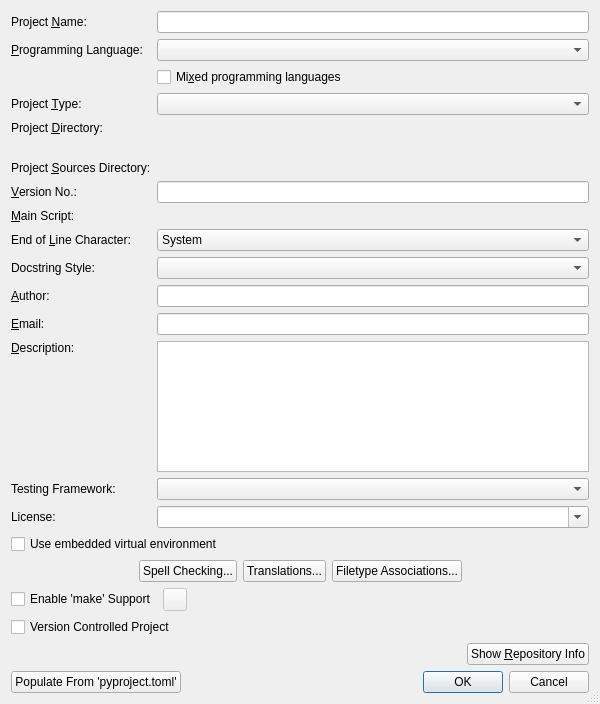
<?xml version="1.0" encoding="UTF-8"?>
<ui version="4.0">
 <class>PropertiesDialog</class>
 <widget class="QDialog" name="PropertiesDialog">
  <property name="geometry">
   <rect>
    <x>0</x>
    <y>0</y>
    <width>600</width>
    <height>704</height>
   </rect>
  </property>
  <property name="maximumSize">
   <size>
    <width>16777215</width>
    <height>16777215</height>
   </size>
  </property>
  <property name="windowTitle">
   <string>Project Properties</string>
  </property>
  <property name="whatsThis">
   <string>&lt;b&gt;Project Properties Dialog&lt;/b&gt;
&lt;p&gt;This dialog is used to show and edit the projects properties.&lt;/p&gt;
&lt;p&gt;If the project is controlled by a version control system, the &quot;Show Repository Info&quot; button displays information about the repository.&lt;/p&gt;</string>
  </property>
  <property name="sizeGripEnabled">
   <bool>true</bool>
  </property>
  <layout class="QVBoxLayout" name="verticalLayout">
   <item>
    <layout class="QFormLayout" name="formLayout">
     <item row="0" column="0">
      <widget class="QLabel" name="nameLabel">
       <property name="text">
        <string>Project &amp;Name:</string>
       </property>
       <property name="buddy">
        <cstring>nameEdit</cstring>
       </property>
      </widget>
     </item>
     <item row="0" column="1">
      <widget class="QLineEdit" name="nameEdit">
       <property name="toolTip">
        <string>Enter the project name</string>
       </property>
       <property name="whatsThis">
        <string>&lt;b&gt;Project Name&lt;/b&gt;
&lt;p&gt;Enter the project name&lt;/p&gt;</string>
       </property>
       <property name="clearButtonEnabled">
        <bool>true</bool>
       </property>
      </widget>
     </item>
     <item row="1" column="0">
      <widget class="QLabel" name="textLabel1">
       <property name="text">
        <string>&amp;Programming Language:</string>
       </property>
       <property name="buddy">
        <cstring>languageComboBox</cstring>
       </property>
      </widget>
     </item>
     <item row="1" column="1">
      <widget class="QComboBox" name="languageComboBox">
       <property name="toolTip">
        <string>Select the project's programming language</string>
       </property>
      </widget>
     </item>
     <item row="2" column="1">
      <widget class="QCheckBox" name="mixedLanguageCheckBox">
       <property name="toolTip">
        <string>Select, if the project uses other programming languages as well</string>
       </property>
       <property name="text">
        <string>Mi&amp;xed programming languages</string>
       </property>
       <property name="shortcut">
        <string>Alt+X</string>
       </property>
      </widget>
     </item>
     <item row="3" column="0">
      <widget class="QLabel" name="textLabel1_2">
       <property name="text">
        <string>Project &amp;Type:</string>
       </property>
       <property name="buddy">
        <cstring>projectTypeComboBox</cstring>
       </property>
      </widget>
     </item>
     <item row="3" column="1">
      <widget class="QComboBox" name="projectTypeComboBox">
       <property name="toolTip">
        <string>Select the type of the project</string>
       </property>
      </widget>
     </item>
     <item row="4" column="0">
      <widget class="QLabel" name="dirLabel">
       <property name="text">
        <string>Project &amp;Directory:</string>
       </property>
       <property name="buddy">
        <cstring>dirPicker</cstring>
       </property>
      </widget>
     </item>
     <item row="4" column="1">
      <widget class="EricPathPicker" name="dirPicker" native="true">
       <property name="sizePolicy">
        <sizepolicy hsizetype="Expanding" vsizetype="Preferred">
         <horstretch>0</horstretch>
         <verstretch>0</verstretch>
        </sizepolicy>
       </property>
       <property name="focusPolicy">
        <enum>Qt::FocusPolicy::StrongFocus</enum>
       </property>
       <property name="toolTip">
        <string>Enter the project directory</string>
       </property>
       <property name="whatsThis">
        <string>&lt;b&gt;Project Directory&lt;/b&gt;
&lt;p&gt;Enter the project directory. You may select it
 with a dialog by pressing the button to the right.&lt;/p&gt;</string>
       </property>
      </widget>
     </item>
     <item row="6" column="0">
      <widget class="QLabel" name="dirLabel_2">
       <property name="text">
        <string>Project &amp;Sources Directory:</string>
       </property>
       <property name="buddy">
        <cstring>dirPicker</cstring>
       </property>
      </widget>
     </item>
     <item row="6" column="1">
      <widget class="EricPathPicker" name="srcDirPicker" native="true">
       <property name="sizePolicy">
        <sizepolicy hsizetype="Expanding" vsizetype="Preferred">
         <horstretch>0</horstretch>
         <verstretch>0</verstretch>
        </sizepolicy>
       </property>
       <property name="focusPolicy">
        <enum>Qt::FocusPolicy::StrongFocus</enum>
       </property>
       <property name="toolTip">
        <string>Enter the project sources subdirectory (leave empty, if sources are directly in the project directory).</string>
       </property>
       <property name="whatsThis">
        <string>&lt;b&gt;Project Directory&lt;/b&gt;
&lt;p&gt;Enter the project directory. You may select it
 with a dialog by pressing the button to the right.&lt;/p&gt;</string>
       </property>
      </widget>
     </item>
     <item row="7" column="0">
      <widget class="QLabel" name="versionLabel">
       <property name="text">
        <string>&amp;Version No.:</string>
       </property>
       <property name="buddy">
        <cstring>versionEdit</cstring>
       </property>
      </widget>
     </item>
     <item row="7" column="1">
      <widget class="QLineEdit" name="versionEdit">
       <property name="toolTip">
        <string>Enter the version number</string>
       </property>
       <property name="whatsThis">
        <string>&lt;b&gt;Version No.&lt;/b&gt;
&lt;p&gt;Enter the version no.&lt;/p&gt;</string>
       </property>
       <property name="clearButtonEnabled">
        <bool>true</bool>
       </property>
      </widget>
     </item>
     <item row="8" column="0">
      <widget class="QLabel" name="mainscriptLabel">
       <property name="text">
        <string>&amp;Main Script:</string>
       </property>
       <property name="buddy">
        <cstring>mainscriptPicker</cstring>
       </property>
      </widget>
     </item>
     <item row="8" column="1">
      <widget class="EricPathPicker" name="mainscriptPicker" native="true">
       <property name="sizePolicy">
        <sizepolicy hsizetype="Expanding" vsizetype="Preferred">
         <horstretch>0</horstretch>
         <verstretch>0</verstretch>
        </sizepolicy>
       </property>
       <property name="focusPolicy">
        <enum>Qt::FocusPolicy::StrongFocus</enum>
       </property>
       <property name="toolTip">
        <string>Enter the main script</string>
       </property>
       <property name="whatsThis">
        <string>&lt;b&gt;Main Script&lt;/b&gt;
&lt;p&gt;Enter the main script of the project. You may select it
 with a dialog by pressing the button to the right.&lt;/p&gt;</string>
       </property>
      </widget>
     </item>
     <item row="9" column="0">
      <widget class="QLabel" name="eolLabel">
       <property name="text">
        <string>End of &amp;Line Character:</string>
       </property>
       <property name="buddy">
        <cstring>eolComboBox</cstring>
       </property>
      </widget>
     </item>
     <item row="9" column="1">
      <widget class="QComboBox" name="eolComboBox">
       <property name="toolTip">
        <string>Select the end of line character to be used by the project</string>
       </property>
       <item>
        <property name="text">
         <string>System</string>
        </property>
       </item>
       <item>
        <property name="text">
         <string>Unix</string>
        </property>
       </item>
       <item>
        <property name="text">
         <string>Macintosh</string>
        </property>
       </item>
       <item>
        <property name="text">
         <string>Windows/DOS</string>
        </property>
       </item>
      </widget>
     </item>
     <item row="10" column="0">
      <widget class="QLabel" name="label">
       <property name="text">
        <string>Docstring Style:</string>
       </property>
      </widget>
     </item>
     <item row="10" column="1">
      <widget class="QComboBox" name="docstringStyleComboBox">
       <property name="toolTip">
        <string>Select the docstring style for the project</string>
       </property>
      </widget>
     </item>
     <item row="11" column="0">
      <widget class="QLabel" name="authorLabel">
       <property name="text">
        <string>&amp;Author:</string>
       </property>
       <property name="buddy">
        <cstring>authorEdit</cstring>
       </property>
      </widget>
     </item>
     <item row="11" column="1">
      <widget class="QLineEdit" name="authorEdit">
       <property name="toolTip">
        <string>Enter author's name</string>
       </property>
       <property name="whatsThis">
        <string>&lt;b&gt;Author&lt;/b&gt;
&lt;p&gt;Enter the name of the author.&lt;/p&gt;</string>
       </property>
       <property name="clearButtonEnabled">
        <bool>true</bool>
       </property>
      </widget>
     </item>
     <item row="12" column="0">
      <widget class="QLabel" name="emailLabel">
       <property name="text">
        <string>&amp;Email:</string>
       </property>
       <property name="buddy">
        <cstring>emailEdit</cstring>
       </property>
      </widget>
     </item>
     <item row="12" column="1">
      <widget class="QLineEdit" name="emailEdit">
       <property name="toolTip">
        <string>Enter author's email</string>
       </property>
       <property name="whatsThis">
        <string>&lt;b&gt;Email&lt;/b&gt;
&lt;p&gt;Enter the email address of the author&lt;/p&gt;</string>
       </property>
       <property name="clearButtonEnabled">
        <bool>true</bool>
       </property>
      </widget>
     </item>
     <item row="13" column="0">
      <widget class="QLabel" name="descriptionLabel">
       <property name="text">
        <string>&amp;Description:</string>
       </property>
       <property name="alignment">
        <set>Qt::AlignmentFlag::AlignTop</set>
       </property>
       <property name="buddy">
        <cstring>descriptionEdit</cstring>
       </property>
      </widget>
     </item>
     <item row="13" column="1">
      <widget class="EricSpellCheckedTextEdit" name="descriptionEdit">
       <property name="toolTip">
        <string>Enter description</string>
       </property>
       <property name="whatsThis">
        <string>&lt;b&gt;Description&lt;/b&gt;
&lt;p&gt;Enter a short description for the project.&lt;/p&gt;</string>
       </property>
       <property name="tabChangesFocus">
        <bool>true</bool>
       </property>
       <property name="acceptRichText">
        <bool>false</bool>
       </property>
      </widget>
     </item>
     <item row="14" column="0">
      <widget class="QLabel" name="label_2">
       <property name="text">
        <string>Testing Framework:</string>
       </property>
      </widget>
     </item>
     <item row="14" column="1">
      <widget class="QComboBox" name="testingFrameworkComboBox">
       <property name="toolTip">
        <string>Select the testing framework used by the project</string>
       </property>
      </widget>
     </item>
     <item row="15" column="0">
      <widget class="QLabel" name="label_3">
       <property name="text">
        <string>License:</string>
       </property>
      </widget>
     </item>
     <item row="15" column="1">
      <widget class="QComboBox" name="licenseComboBox">
       <property name="sizePolicy">
        <sizepolicy hsizetype="Expanding" vsizetype="Fixed">
         <horstretch>0</horstretch>
         <verstretch>0</verstretch>
        </sizepolicy>
       </property>
       <property name="toolTip">
        <string>Enter or select the project license</string>
       </property>
       <property name="editable">
        <bool>true</bool>
       </property>
      </widget>
     </item>
     <item row="5" column="1">
      <widget class="QLabel" name="dirInfoLabel">
       <property name="wordWrap">
        <bool>true</bool>
       </property>
      </widget>
     </item>
    </layout>
   </item>
   <item>
    <widget class="QCheckBox" name="embeddedVenvCheckBox">
     <property name="toolTip">
      <string>Select this to create and use a project embedded virtual environment</string>
     </property>
     <property name="text">
      <string>Use embedded virtual environment</string>
     </property>
    </widget>
   </item>
   <item>
    <layout class="QHBoxLayout" name="horizontalLayout_3">
     <item>
      <spacer name="horizontalSpacer_3">
       <property name="orientation">
        <enum>Qt::Orientation::Horizontal</enum>
       </property>
       <property name="sizeHint" stdset="0">
        <size>
         <width>40</width>
         <height>20</height>
        </size>
       </property>
      </spacer>
     </item>
     <item>
      <widget class="QPushButton" name="spellPropertiesButton">
       <property name="toolTip">
        <string>Press to edit the spell checking properties</string>
       </property>
       <property name="text">
        <string>Spell Checking...</string>
       </property>
      </widget>
     </item>
     <item>
      <widget class="QPushButton" name="transPropertiesButton">
       <property name="toolTip">
        <string>Press to edit the translations properties</string>
       </property>
       <property name="text">
        <string>Translations...</string>
       </property>
      </widget>
     </item>
     <item>
      <widget class="QPushButton" name="filetypesButton">
       <property name="toolTip">
        <string>Press to edit the filetype associations</string>
       </property>
       <property name="text">
        <string>Filetype Associations...</string>
       </property>
      </widget>
     </item>
     <item>
      <spacer name="horizontalSpacer_4">
       <property name="orientation">
        <enum>Qt::Orientation::Horizontal</enum>
       </property>
       <property name="sizeHint" stdset="0">
        <size>
         <width>40</width>
         <height>20</height>
        </size>
       </property>
      </spacer>
     </item>
    </layout>
   </item>
   <item>
    <layout class="QHBoxLayout" name="horizontalLayout">
     <item>
      <widget class="QCheckBox" name="makeCheckBox">
       <property name="toolTip">
        <string>Select to activate the 'make' support</string>
       </property>
       <property name="text">
        <string>Enable 'make' Support</string>
       </property>
      </widget>
     </item>
     <item>
      <widget class="QToolButton" name="makeButton">
       <property name="enabled">
        <bool>false</bool>
       </property>
       <property name="toolTip">
        <string>Press to open a dialog to enter the 'make' parameters</string>
       </property>
       <property name="text">
        <string/>
       </property>
      </widget>
     </item>
     <item>
      <spacer name="horizontalSpacer_6">
       <property name="orientation">
        <enum>Qt::Orientation::Horizontal</enum>
       </property>
       <property name="sizeHint" stdset="0">
        <size>
         <width>40</width>
         <height>20</height>
        </size>
       </property>
      </spacer>
     </item>
    </layout>
   </item>
   <item>
    <widget class="QCheckBox" name="vcsCheckBox">
     <property name="toolTip">
      <string>Select to create a version controlled project</string>
     </property>
     <property name="text">
      <string>Version Controlled Project</string>
     </property>
    </widget>
   </item>
   <item>
    <layout class="QHBoxLayout" name="_2">
     <item>
      <widget class="QLabel" name="vcsLabel">
       <property name="sizePolicy">
        <sizepolicy hsizetype="MinimumExpanding" vsizetype="Preferred">
         <horstretch>0</horstretch>
         <verstretch>0</verstretch>
        </sizepolicy>
       </property>
       <property name="text">
        <string/>
       </property>
      </widget>
     </item>
     <item>
      <widget class="QPushButton" name="vcsInfoButton">
       <property name="toolTip">
        <string>Press to show information about the repository</string>
       </property>
       <property name="text">
        <string>Show &amp;Repository Info</string>
       </property>
       <property name="shortcut">
        <string>Alt+R</string>
       </property>
      </widget>
     </item>
    </layout>
   </item>
   <item>
    <layout class="QHBoxLayout" name="horizontalLayout_2">
     <item>
      <widget class="QPushButton" name="populateButton">
       <property name="toolTip">
        <string>Press to populate the dialog with data of a 'pyproject.toml' file.</string>
       </property>
       <property name="text">
        <string>Populate From 'pyproject.toml'</string>
       </property>
      </widget>
     </item>
     <item>
      <spacer name="horizontalSpacer">
       <property name="orientation">
        <enum>Qt::Orientation::Horizontal</enum>
       </property>
       <property name="sizeHint" stdset="0">
        <size>
         <width>40</width>
         <height>20</height>
        </size>
       </property>
      </spacer>
     </item>
     <item>
      <widget class="QDialogButtonBox" name="buttonBox">
       <property name="orientation">
        <enum>Qt::Orientation::Horizontal</enum>
       </property>
       <property name="standardButtons">
        <set>QDialogButtonBox::StandardButton::Cancel|QDialogButtonBox::StandardButton::Ok</set>
       </property>
      </widget>
     </item>
    </layout>
   </item>
  </layout>
 </widget>
 <pixmapfunction>qPixmapFromMimeSource</pixmapfunction>
 <customwidgets>
  <customwidget>
   <class>EricPathPicker</class>
   <extends>QWidget</extends>
   <header>eric7/EricWidgets/EricPathPicker.h</header>
   <container>1</container>
  </customwidget>
  <customwidget>
   <class>EricSpellCheckedTextEdit</class>
   <extends>QTextEdit</extends>
   <header>eric7/EricWidgets/EricSpellCheckedTextEdit.h</header>
  </customwidget>
 </customwidgets>
 <tabstops>
  <tabstop>nameEdit</tabstop>
  <tabstop>languageComboBox</tabstop>
  <tabstop>mixedLanguageCheckBox</tabstop>
  <tabstop>projectTypeComboBox</tabstop>
  <tabstop>dirPicker</tabstop>
  <tabstop>srcDirPicker</tabstop>
  <tabstop>versionEdit</tabstop>
  <tabstop>mainscriptPicker</tabstop>
  <tabstop>eolComboBox</tabstop>
  <tabstop>docstringStyleComboBox</tabstop>
  <tabstop>authorEdit</tabstop>
  <tabstop>emailEdit</tabstop>
  <tabstop>descriptionEdit</tabstop>
  <tabstop>testingFrameworkComboBox</tabstop>
  <tabstop>licenseComboBox</tabstop>
  <tabstop>embeddedVenvCheckBox</tabstop>
  <tabstop>spellPropertiesButton</tabstop>
  <tabstop>transPropertiesButton</tabstop>
  <tabstop>filetypesButton</tabstop>
  <tabstop>makeCheckBox</tabstop>
  <tabstop>makeButton</tabstop>
  <tabstop>vcsCheckBox</tabstop>
  <tabstop>vcsInfoButton</tabstop>
 </tabstops>
 <resources/>
 <connections>
  <connection>
   <sender>buttonBox</sender>
   <signal>accepted()</signal>
   <receiver>PropertiesDialog</receiver>
   <slot>accept()</slot>
   <hints>
    <hint type="sourcelabel">
     <x>66</x>
     <y>545</y>
    </hint>
    <hint type="destinationlabel">
     <x>57</x>
     <y>529</y>
    </hint>
   </hints>
  </connection>
  <connection>
   <sender>buttonBox</sender>
   <signal>rejected()</signal>
   <receiver>PropertiesDialog</receiver>
   <slot>reject()</slot>
   <hints>
    <hint type="sourcelabel">
     <x>152</x>
     <y>545</y>
    </hint>
    <hint type="destinationlabel">
     <x>145</x>
     <y>531</y>
    </hint>
   </hints>
  </connection>
  <connection>
   <sender>makeCheckBox</sender>
   <signal>toggled(bool)</signal>
   <receiver>makeButton</receiver>
   <slot>setEnabled(bool)</slot>
   <hints>
    <hint type="sourcelabel">
     <x>479</x>
     <y>99</y>
    </hint>
    <hint type="destinationlabel">
     <x>579</x>
     <y>101</y>
    </hint>
   </hints>
  </connection>
 </connections>
</ui>
